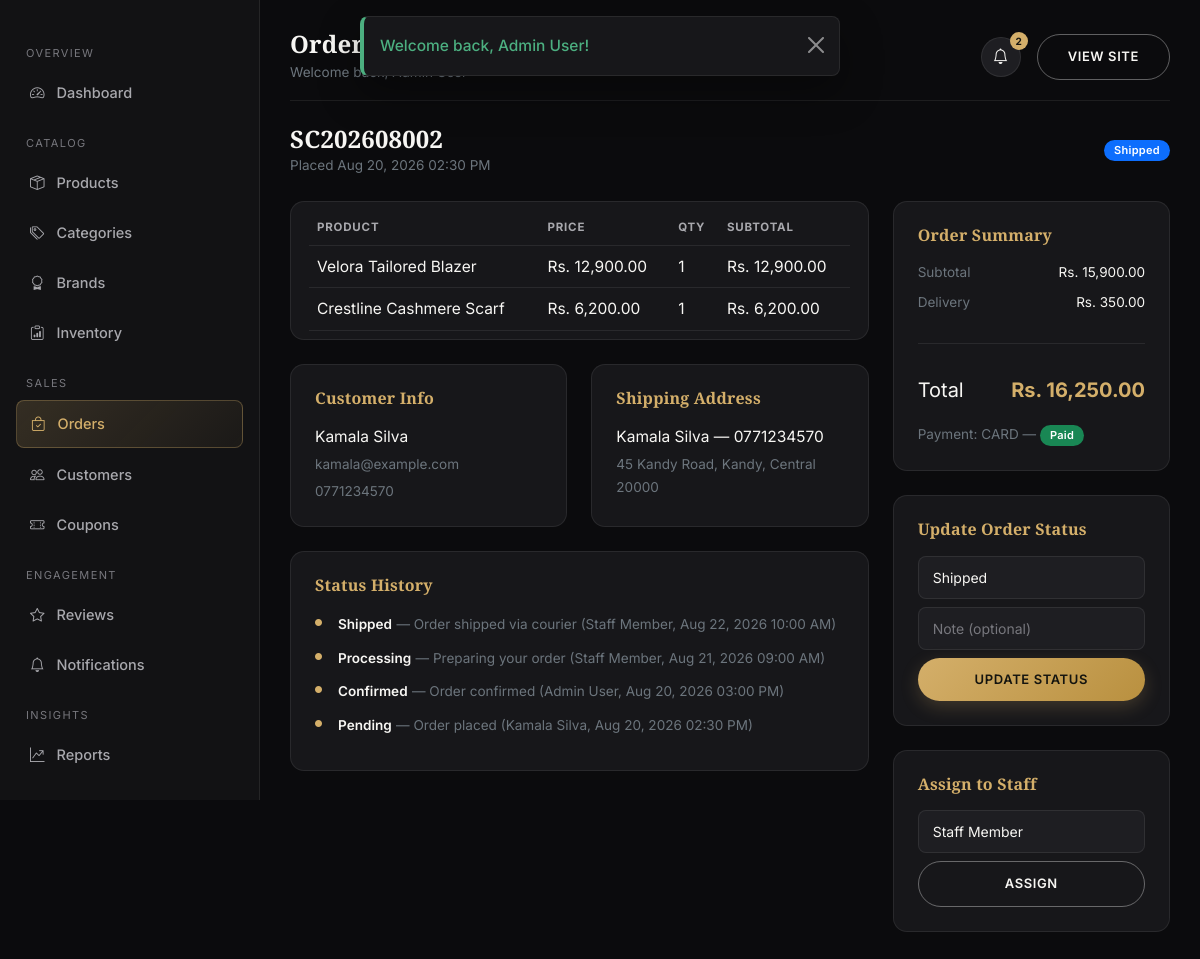
The page /admin/orders/details.php?id=2 (signed in) on the database its author committed.
### tables this page shows
CREATE TABLE orders (
    order_id INT AUTO_INCREMENT PRIMARY KEY,
    order_number VARCHAR(30) NOT NULL UNIQUE,
    user_id INT NOT NULL,
    address_id INT DEFAULT NULL,
    coupon_id INT DEFAULT NULL,
    subtotal DECIMAL(10,2) NOT NULL DEFAULT 0,
    discount_amount DECIMAL(10,2) NOT NULL DEFAULT 0,
    delivery_fee DECIMAL(10,2) NOT NULL DEFAULT 0,
    total_amount DECIMAL(10,2) NOT NULL DEFAULT 0,
    delivery_method ENUM('standard','express') NOT NULL DEFAULT 'standard',
    payment_method ENUM('cod','card') NOT NULL DEFAULT 'cod',
    order_status ENUM('pending','confirmed','processing','shipped','delivered','cancelled') NOT NULL DEFAULT 'pending',
    assigned_staff_id INT DEFAULT NULL,
    shipping_full_name VARCHAR(120) NOT NULL,
    shipping_phone VARCHAR(20) NOT NULL,
    shipping_address VARCHAR(255) NOT NULL,
    shipping_city VARCHAR(100) NOT NULL,
    shipping_province VARCHAR(100) NOT NULL,
    shipping_postal_code VARCHAR(20) DEFAULT NULL,
    notes VARCHAR(255) DEFAULT NULL,
    created_at TIMESTAMP NOT NULL DEFAULT CURRENT_TIMESTAMP,
    updated_at TIMESTAMP NOT NULL DEFAULT CURRENT_TIMESTAMP ON UPDATE CURRENT_TIMESTAMP,
    FOREIGN KEY (user_id) REFERENCES users(user_id) ON DELETE CASCADE,
    FOREIGN KEY (address_id) REFERENCES addresses(address_id) ON DELETE SET NULL,
    FOREIGN KEY (coupon_id) REFERENCES coupons(coupon_id) ON DELETE SET NULL,
    FOREIGN KEY (assigned_staff_id) REFERENCES users(user_id) ON DELETE SET NULL,
    INDEX idx_status (order_status),
    INDEX idx_created (created_at),
    INDEX idx_user (user_id)
);

CREATE TABLE order_items (
    order_item_id INT AUTO_INCREMENT PRIMARY KEY,
    order_id INT NOT NULL,
    product_id INT NOT NULL,
    product_name VARCHAR(150) NOT NULL,
    unit_price DECIMAL(10,2) NOT NULL,
    quantity INT NOT NULL,
    line_total DECIMAL(10,2) NOT NULL,
    FOREIGN KEY (order_id) REFERENCES orders(order_id) ON DELETE CASCADE,
    FOREIGN KEY (product_id) REFERENCES products(product_id) ON DELETE RESTRICT
);

CREATE TABLE users (
    user_id INT AUTO_INCREMENT PRIMARY KEY,
    role_id INT NOT NULL DEFAULT 1,
    full_name VARCHAR(120) NOT NULL,
    email VARCHAR(150) NOT NULL UNIQUE,
    phone VARCHAR(20) DEFAULT NULL,
    password_hash VARCHAR(255) NOT NULL,
    profile_image VARCHAR(255) DEFAULT NULL,
    status ENUM('active','inactive','banned') NOT NULL DEFAULT 'active',
    reset_token VARCHAR(191) DEFAULT NULL,
    reset_token_expires DATETIME DEFAULT NULL,
    last_login DATETIME DEFAULT NULL,
    created_at TIMESTAMP NOT NULL DEFAULT CURRENT_TIMESTAMP,
    updated_at TIMESTAMP NOT NULL DEFAULT CURRENT_TIMESTAMP ON UPDATE CURRENT_TIMESTAMP,
    FOREIGN KEY (role_id) REFERENCES roles(role_id),
    INDEX idx_email (email),
    INDEX idx_role (role_id)
);

CREATE TABLE order_status_history (
    history_id INT AUTO_INCREMENT PRIMARY KEY,
    order_id INT NOT NULL,
    status ENUM('pending','confirmed','processing','shipped','delivered','cancelled') NOT NULL,
    note VARCHAR(255) DEFAULT NULL,
    changed_by INT DEFAULT NULL,
    created_at TIMESTAMP NOT NULL DEFAULT CURRENT_TIMESTAMP,
    FOREIGN KEY (order_id) REFERENCES orders(order_id) ON DELETE CASCADE,
    FOREIGN KEY (changed_by) REFERENCES users(user_id) ON DELETE SET NULL
);

CREATE TABLE payments (
    payment_id INT AUTO_INCREMENT PRIMARY KEY,
    order_id INT NOT NULL,
    payment_method ENUM('cod','card') NOT NULL,
    amount DECIMAL(10,2) NOT NULL,
    payment_status ENUM('pending','paid','failed','refunded') NOT NULL DEFAULT 'pending',
    transaction_ref VARCHAR(100) DEFAULT NULL,
    card_last_four VARCHAR(4) DEFAULT NULL,
    paid_at DATETIME DEFAULT NULL,
    created_at TIMESTAMP NOT NULL DEFAULT CURRENT_TIMESTAMP,
    FOREIGN KEY (order_id) REFERENCES orders(order_id) ON DELETE CASCADE
);

### config/database.php (called while the page is built, shortened)
<?php
function db(): PDO
{
    static $pdo = null;
    if ($pdo === null) {
        $dsn = 'mysql:host=' . DB_HOST . ';dbname=' . DB_NAME . ';charset=' . DB_CHARSET;
        try {
            $pdo = new PDO($dsn, DB_USER, DB_PASS, [
                PDO::ATTR_ERRMODE            => PDO::ERRMODE_EXCEPTION,
                PDO::ATTR_DEFAULT_FETCH_MODE => PDO::FETCH_ASSOC,
                PDO::ATTR_EMULATE_PREPARES   => false,
            ]);
        } catch (PDOException $e) {
            error_log('Database connection failed: ' . $e->getMessage());
            http_response_code(500);
            die('<div style="font-family:sans-serif;padding:40px;text-align:center">
                    <h2>Service temporarily unavailable</h2>
                    <p>We could not connect to the database. Please check <code>config/database.php</code>
                    and make sure MySQL is running in XAMPP, then try again.</p>
                 </div>');
        }
    }
    return $pdo;
}

### includes/auth.php (called while the page is built, shortened)
<?php
require_once __DIR__ . '/functions.php';
function require_role(string ...$roles): void
{
    if (!has_role(...$roles)) {
        http_response_code(403);
        die('<div style="font-family:sans-serif;padding:60px;text-align:center;background:#111;color:#eee;min-height:100vh">
                <h1 style="color:#d4af6a">403 - Access Denied</h1>
                <p>You do not have permission to view this page.</p>
                <a href="' . BASE_URL . '" style="color:#d4af6a">Return home</a>
             </div>');
    }
}

### admin/orders/details.php (the view, shortened to what this page needs)
<?php
require_once __DIR__ . '/../../includes/auth.php';
require_role('admin');
$pdo = db();
$orderId = (int)($_GET['id'] ?? 0);
$stmt = $pdo->prepare("SELECT o.*, u.full_name, u.email, u.phone AS customer_phone FROM orders o JOIN users u ON u.user_id = o.user_id WHERE o.order_id = ?");
$stmt->execute([$orderId]);
$order = $stmt->fetch();
$items = $pdo->prepare("SELECT * FROM order_items WHERE order_id = ?");
$items->execute([$orderId]);
$items = $items->fetchAll();
$payment = $pdo->prepare("SELECT * FROM payments WHERE order_id = ?");
$payment->execute([$orderId]);
$payment = $payment->fetch();
$history = $pdo->prepare("SELECT h.*, u.full_name FROM order_status_history h LEFT JOIN users u ON u.user_id = h.changed_by WHERE h.order_id = ? ORDER BY h.created_at DESC");
$history->execute([$orderId]);
$history = $history->fetchAll();
$staffList = $pdo->query("SELECT user_id, full_name FROM users WHERE role_id = 3 AND status = 'active'")->fetchAll();
$pageTitle = 'Order #' . $order['order_number'];
require __DIR__ . '/../../includes/header.php';
?>
<div class="sc-dash-wrap">
  <?php require __DIR__ . '/../includes/sidebar.php'; ?>
  <main class="sc-content">
    <?php require __DIR__ . '/../includes/topbar.php'; ?>
    <div class="d-flex flex-wrap justify-content-between align-items-center mb-4">
      <div><h4 class="mb-0"><?= e($order['order_number']) ?></h4><p class="text-secondary small mb-0">Placed <?= friendly_date($order['created_at']) ?></p></div>
      <?= order_status_badge($order['order_status']) ?>
    </div>
    <div class="row g-4">
      <div class="col-lg-8">
        <div class="sc-table-wrap mb-4">
          <table class="table align-middle mb-0">
            <thead class="sc-thead"><tr><th>Product</th><th>Price</th><th>Qty</th><th>Subtotal</th></tr></thead>
            <tbody>
              <?php foreach ($items as $it): ?>
                <tr><td><?= e($it['product_name']) ?></td><td><?= money($it['unit_price']) ?></td><td><?= $it['quantity'] ?></td><td><?= money($it['line_total']) ?></td></tr>
              <?php endforeach; ?>
            </tbody>
          </table>
        </div>
        <div class="row g-4">
          <div class="col-md-6">
            <div class="sc-card h-100">
              <h6 class="text-gold mb-3">Customer Info</h6>
              <p class="mb-1"><?= e($order['full_name']) ?></p>
              <p class="text-secondary small mb-1"><?= e($order['email']) ?></p>
              <p class="text-secondary small mb-0"><?= e($order['customer_phone']) ?></p>
            </div>
          </div>
          <div class="col-md-6">
            <div class="sc-card h-100">
              <h6 class="text-gold mb-3">Shipping Address</h6>
              <p class="mb-1"><?= e($order['shipping_full_name']) ?> — <?= e($order['shipping_phone']) ?></p>
              <p class="text-secondary small mb-0"><?= e($order['shipping_address']) ?>, <?= e($order['shipping_city']) ?>, <?= e($order['shipping_province']) ?> <?= e($order['shipping_postal_code']) ?></p>
            </div>
          </div>
        </div>
        <div class="sc-card mt-4">
          <h6 class="text-gold mb-3">Status History</h6>
          <ul class="list-unstyled mb-0">
            <?php foreach ($history as $h): ?>
              <li class="mb-2 d-flex gap-3">
                <i class="bi bi-circle-fill text-gold" style="font-size:7px;margin-top:6px"></i>
                <div><span class="small fw-semibold"><?= ucfirst($h['status']) ?></span> <span class="text-secondary small">— <?= e($h['note']) ?> (<?= e($h['full_name'] ?? 'System') ?>, <?= friendly_date($h['created_at']) ?>)</span></div>
              </li>
            <?php endforeach; ?>
          </ul>
        </div>
      </div>
      <div class="col-lg-4">
        <div class="sc-card mb-4">
          <h6 class="text-gold mb-3">Order Summary</h6>
          <div class="d-flex justify-content-between small mb-2"><span class="text-secondary">Subtotal</span><span><?= money($order['subtotal']) ?></span></div>
          <div class="d-flex justify-content-between small mb-2"><span class="text-secondary">Delivery</span><span><?= $order['delivery_fee'] > 0 ? money($order['delivery_fee']) : 'FREE' ?></span></div>
          <div class="sc-divider"></div>
          <div class="d-flex justify-content-between fs-5"><span>Total</span><strong class="text-gold"><?= money($order['total_amount']) ?></strong></div>
          <?php if ($payment): ?><p class="small text-secondary mt-3 mb-0">Payment: <?= strtoupper($order['payment_method']) ?> — <span class="badge sc-badge bg-<?= $payment['payment_status']==='paid'?'success':'secondary' ?>"><?= ucfirst($payment['payment_status']) ?></span></p><?php endif; ?>
        </div>
        <div class="sc-card mb-4">
          <h6 class="text-gold mb-3">Update Order Status</h6>
          <form method="post">
            <select name="order_status" class="form-select form-select-sm mb-2">
              <?php foreach (['pending','confirmed','processing','shipped','delivered','cancelled'] as $s): ?>
                <option value="<?= $s ?>" <?= $order['order_status'] === $s ? 'selected' : '' ?>><?= ucfirst($s) ?></option>
              <?php endforeach; ?>
            </select>
            <input type="text" name="status_note" class="form-control form-control-sm mb-2" placeholder="Note (optional)">
            <button type="submit" name="update_status" class="btn btn-sc-gold btn-sm w-100">Update Status</button>
          </form>
        </div>
        <div class="sc-card">
          <h6 class="text-gold mb-3">Assign to Staff</h6>
          <form method="post">
            <select name="staff_id" class="form-select form-select-sm mb-2">
              <?php foreach ($staffList as $s): ?>
                <option value="<?= $s['user_id'] ?>" <?= $order['assigned_staff_id'] == $s['user_id'] ? 'selected' : '' ?>><?= e($s['full_name']) ?></option>
              <?php endforeach; ?>
            </select>
            <button type="submit" name="assign_staff" class="btn btn-sc-outline btn-sm w-100">Assign</button>
          </form>
        </div>
      </div>
    </div>
  </main>
</div>
<?php require __DIR__ . '/../../includes/dash-footer.php'; ?>

### admin/includes/topbar.php (shortened to what this page needs)
<?php
$adminNotifCount = unread_notification_count($user['user_id'], 'admin');
?>
<div class="d-flex align-items-center justify-content-between mb-4 pb-3" style="border-bottom:1px solid var(--sc-border)">
  <div class="d-flex align-items-center gap-3">
    <div>
      <h4 class="mb-0"><?= isset($pageTitle) ? e($pageTitle) : 'Dashboard' ?></h4>
      <small class="text-secondary">Welcome back, <?= e($user['full_name']) ?></small>
    </div>
  </div>
  <div class="d-flex align-items-center gap-3">
    <div class="dropdown">
      <a href="#" class="btn-sc-icon sc-icon-badge" data-bs-toggle="dropdown"><i class="bi bi-bell"></i>
        <?php if ($adminNotifCount): ?><span class="badge"><?= $adminNotifCount ?></span><?php endif; ?>
      </a>
    </div>
    <a href="<?= BASE_URL ?>index.php" class="btn btn-sc-outline btn-sm">View Site</a>
  </div>
</div>

### includes/functions.php (shortened to what this page needs)
<?php
require_once __DIR__ . '/../config/database.php';
function e($value): string
{
    return htmlspecialchars((string)($value ?? ''), ENT_QUOTES, 'UTF-8');
}
function money($amount): string
{
    return 'Rs. ' . number_format((float)$amount, 2);
}
function friendly_date($datetime, string $format = 'M d, Y h:i A'): string
{
    return date($format, strtotime($datetime));
}
function current_user(): ?array
{
    static $cached = null;
    if ($cached !== null) return $cached;
    $stmt = db()->prepare("SELECT u.*, r.role_name FROM users u JOIN roles r ON r.role_id = u.role_id WHERE u.user_id = ? LIMIT 1");
    $stmt->execute([$_SESSION['user_id']]);
    $cached = $stmt->fetch() ?: null;
    return $cached;
}
function has_role(string ...$roles): bool
{
    $user = current_user();
    return $user && in_array($user['role_name'], $roles, true);
}
function unread_notification_count(int $userId, string $audience): int
{
    $stmt = db()->prepare("SELECT COUNT(*) FROM notifications WHERE is_read = 0 AND (user_id = ? OR (user_id IS NULL AND audience IN (?, 'all')))");
    $stmt->execute([$userId, $audience]);
    return (int)$stmt->fetchColumn();
}
    ob_start(); ?>
    <?php return ob_get_clean();
function order_status_badge(string $status): string
{
    $map = [
        'pending' => 'secondary',
        'confirmed' => 'info',
        'processing' => 'warning',
        'shipped' => 'primary',
        'delivered' => 'success',
        'cancelled' => 'danger',
    ];
    $class = $map[$status] ?? 'secondary';
    return '<span class="badge sc-badge bg-' . $class . '">' . ucfirst($status) . '</span>';
}

### rows shown on the page
orders: order_number "Order…", order_number "SC202608002", created_at "Aug 20, 2026 02:30 PM", order_status "Shipped", user.full_name "Kamala Silva", user.email "kamala@example.com", user.phone "0771234570", shipping_full_name "Kamala Silva", shipping_phone "0771234570", shipping_address "45 Kandy Road", shipping_city "Kandy", shipping_province "Central", shipping_postal_code "20000", subtotal "Rs. 15,900.00", delivery_fee "Rs. 350.00", total_amount "Rs. 16,250.00", payment_method "CARD", staff_id "Staff Member"
order_items: product_name "Velora Tailored Blazer", unit_price "Rs. 12,900.00", quantity "1", line_total "Rs. 12,900.00"
order_items: product_name "Crestline Cashmere Scarf", unit_price "Rs. 6,200.00", quantity "1", line_total "Rs. 6,200.00"
order_status_history: status "Shipped", note "Order shipped via courier", changed_by.full_name "Staff Member", created_at "Aug 22, 2026 10:00 AM"
order_status_history: status "Processing", note "Preparing your order", changed_by.full_name "Staff Member", created_at "Aug 21, 2026 09:00 AM"
order_status_history: status "Confirmed", note "Order confirmed", changed_by.full_name "Admin User", created_at "Aug 20, 2026 03:00 PM"
order_status_history: status "Pending", note "Order placed", changed_by.full_name "Kamala Silva", created_at "Aug 20, 2026 02:30 PM"
payments: payment_status "Paid"

### other values the page prints
$f['message'] "Welcome back, Admin User!"
$label "Dashboard Products Categories Brands Inventory Orders Customers Coupons Reviews Notifications Reports"
$adminNotifCount "2"
